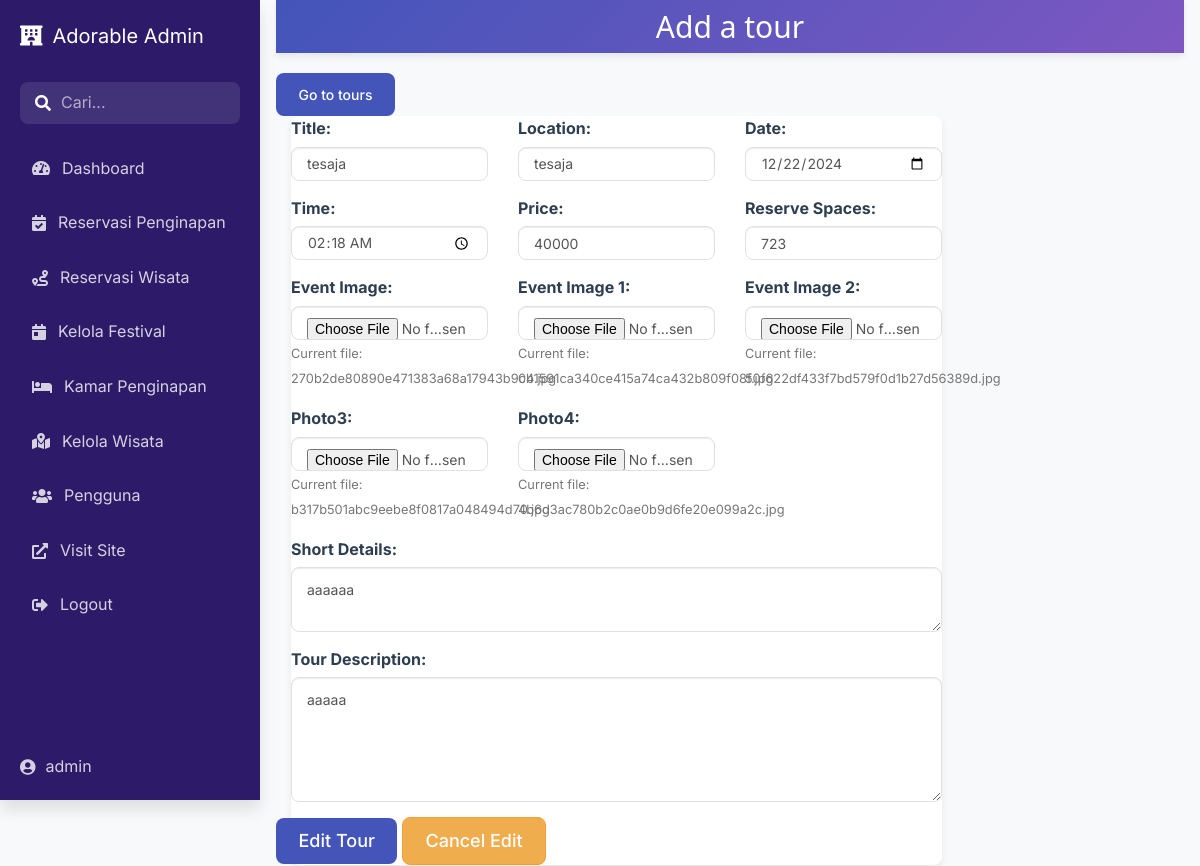
/admin/add_tour.php?edit=24, run on the app's committed database.
### tables this page shows
CREATE TABLE `tourism` (
  `id` int(11) NOT NULL,
  `title` varchar(255) NOT NULL,
  `photo` text NOT NULL,
  `photo1` text NOT NULL,
  `photo2` text NOT NULL,
  `photo3` text NOT NULL,
  `photo4` text NOT NULL,
  `location` varchar(255) NOT NULL,
  `details` text NOT NULL,
  `details2` text NOT NULL,
  `date` date NOT NULL,
  `time` time NOT NULL,
  `price` varchar(255) NOT NULL,
  `reservations` int(11) NOT NULL
);

### admin/add_tour.php (the view, shortened to what this page needs)
<?php
require_once $_SERVER['DOCUMENT_ROOT'].'/ht/core/core.php';
function sanitize($input) {
    global $db;
    if(!empty($input) && is_string($input)) {
        $input = trim($input);
        $input = strip_tags($input);
        return mysqli_real_escape_string($db, $input);
    }
    return $input;
}
if (isset($_GET['edit'])) {
    $toEditID = sanitize($_GET['edit']);
    $stmt = $db->prepare("SELECT * FROM tourism WHERE id = ?");
    $stmt->bind_param("i", $toEditID);
    $stmt->execute();
    $result = $stmt->get_result();
    $rows = $result->fetch_assoc();
}
include 'includes/header.php';
include 'includes/navigation.php';
?>
<div class="w3-container w3-main" style="margin-left:260px;">
    <header class="w3-container w3-purple" style="margin-bottom: 20px;">
        <h2 class="text-center">Add a tour</h2>
    </header>
    <div class="container-fluid py-4">
        <div class="row mb-4">
            <div class="col-12">
                <a href="tours.php" class="btn btn-primary float-end">Go to tours</a>
            </div>
        </div>
        <div class="row">
            <div class="col-md-9">
                <div class="card">
                    <div class="card-body">
                        <form class="form" method="POST" action="" enctype="multipart/form-data">
                            <div class="row">
                                <div class="col-md-4 form-group mb-3">
                                    <label class="form-label">Title:</label>
                                    <input type="text" name="topic" value="<?=(isset($toEditID))?$rows['title']:''?>" class="form-control" placeholder="event topic">
                                </div>
                                <div class="col-md-4 form-group mb-3">
                                    <label class="form-label">Location:</label>
                                    <input type="text" name="venue" value="<?=(isset($toEditID))?$rows['location']:''?>" class="form-control" placeholder="venue">
                                </div>
                                <div class="col-md-4 form-group mb-3">
                                    <label class="form-label">Date:</label>
                                    <input type="date" name="date" value="<?=(isset($toEditID))?$rows['date']:''?>" class="form-control">
                                </div>
                            </div>
                            <div class="row">
                                <div class="col-md-4 form-group mb-3">
                                    <label class="form-label">Time:</label>
                                    <input type="time" name="time" value="<?=(isset($toEditID))?$rows['time']:''?>" class="form-control">
                                </div>
                                <div class="col-md-4 form-group mb-3">
                                    <label class="form-label">Price:</label>
                                    <input type="text" name="price" value="<?=(isset($toEditID))?$rows['price']:''?>" class="form-control">
                                </div>
                                <div class="col-md-4 form-group mb-3">
                                    <label class="form-label">Reserve Spaces:</label>
                                    <input type="number" name="reservations" value="<?=(isset($toEditID))?$rows['reservations']:''?>" class="form-control">
                                </div>
                            </div>
                            <div class="row">
                                <div class="col-md-4 form-group mb-3">
                                    <label class="form-label">Event Image:</label>
                                    <input type="file" class="form-control" name="file" id="file">
                                    <?php if(isset($toEditID) && $rows['photo'] != ''): ?>
                                        <small class="text-muted">Current file: <?=basename($rows['photo'])?></small>
                                    <?php endif; ?>
                                </div>
                                <div class="col-md-4 form-group mb-3">
                                    <label class="form-label">Event Image 1:</label>
                                    <input type="file" class="form-control" name="file1" id="file1">
                                    <?php if(isset($toEditID) && $rows['photo1'] != ''): ?>
                                        <small class="text-muted">Current file: <?=basename($rows['photo1'])?></small>
                                    <?php endif; ?>
                                </div>
                                <div class="col-md-4 form-group mb-3">
                                    <label class="form-label">Event Image 2:</label>
                                    <input type="file" class="form-control" name="file2" id="file2">
                                    <?php if(isset($toEditID) && $rows['photo2'] != ''): ?>
                                        <small class="text-muted">Current file: <?=basename($rows['photo2'])?></small>
                                    <?php endif; ?>
                                </div>
                            </div>
                            <div class="row">
                                <div class="col-md-4 form-group mb-3">
                                    <label class="form-label">Photo3:</label>
                                    <input type="file" class="form-control" name="file3" id="file3">
                                    <?php if(isset($toEditID) && $rows['photo3'] != ''): ?>
                                        <small class="text-muted">Current file: <?=basename($rows['photo3'])?></small>
                                    <?php endif; ?>
                                </div>
                                <div class="col-md-4 form-group mb-3">
                                    <label class="form-label">Photo4:</label>
                                    <input type="file" class="form-control" name="file4" id="file4">
                                    <?php if(isset($toEditID) && $rows['photo4'] != ''): ?>
                                        <small class="text-muted">Current file: <?=basename($rows['photo4'])?></small>
                                    <?php endif; ?>
                                </div>
                            </div>
                            <div class="row">
                                <div class="col-md-12 form-group mb-3">
                                    <label class="form-label">Short Details:</label>
                                    <textarea name="sdetails" class="form-control" rows="2"><?=(isset($toEditID))?$rows['details']:''?></textarea>
                                </div>
                            </div>
                            <div class="row mb-4">
                                <div class="col-md-12 form-group">
                                    <label class="form-label">Tour Description:</label>
                                    <textarea name="sdetails2" class="form-control" rows="5"><?=(isset($toEditID))?$rows['details2']:''?></textarea>
                                </div>
                            </div>
                            <div class="row">
                                <div class="col-12">
                                    <button type="submit" name="<?=(isset($toEditID))?'update':'add'?>" class="btn btn-primary btn-lg w-100 mb-2">
                                        <?=(isset($toEditID))?'Edit Tour':'Add Tour'?>
                                    </button>
                                    <?php if(isset($toEditID)): ?>
                                        <a href="add_tour.php?cancelEdit=<?=$toEditID?>" class="btn btn-warning btn-lg w-100">
                                            Cancel Edit
                                        </a>
                                    <?php endif; ?>
                                </div>
                            </div>
                        </form>
                    </div>
                </div>
            </div>
        </div>
    </div>
</div>
</body>
</html>
</body>
</html>

### admin/css/w3.css (style rules this page uses)
* { -webkit-box-sizing:border-box;-moz-box-sizing:border-box;box-sizing:border-box }
html { -ms-text-size-adjust:100%;-webkit-text-size-adjust:100% }
article,aside,details,figcaption,figure,footer,header,hgroup,main,menu,nav,section,summary { display:block }
a { -webkit-tap-highlight-color:transparent;background-color:transparent }
small { font-size:80% }
button,input,optgroup,select,textarea { color:inherit;font:inherit;margin:0 }
button { overflow:visible }
button,select { text-transform:none }
button,html input[type=button],input[type=reset],input[type=submit] { -webkit-appearance:button;cursor:pointer }
pre,textarea { overflow:auto }
html,body { font-family:Verdana,sans-serif;font-size:15px;line-height:1.5 }
h1,h2,h3,h4,h5,h6,.w3-slim,.w3-wide { font-family:"Segoe UI",Arial,sans-serif }
h2 { font-size:30px }
h1,h2,h3,h4,h5,h6 { font-weight:400;margin:10px 0 }
a { color:inherit }
.w3-main { transition:margin-left .4s }
.w3-container:after,.w3-row:after,.w3-row-padding:after,.w3-topnav:after,.w3-clear:after,.w3-btn-group:before,.w3-btn-group:after { content:"";display:table;clear:both }
.w3-container { padding:0.01em 16px }
.w3-purple,.w3-hover-purple:hover { color:#fff !important;background-color:#9c27b0 !important }

### admin/add_event.css (style rules this page uses)
* { margin: 0; padding: 0; box-sizing: border-box; }

### admin/includes/header.php (style rules this page uses)
:root { --primary-color: #4355b9; --secondary-color: #6576cb; --accent-color: #7e57c2; --background-color: #f8f9fa; --surface-color: #ffffff; --text-primary: #2c3e50; --text-secondary: #636e72; --success-color: #2ecc71; --warning-color: #f1c40f; --error-color: #e74c3c; --border-radius: 8px; --shadow-sm: 0 2px 4px rgba(0,0,0,0.05); --shadow-md: 0 4px 6px rgba(0,0,0,0.07); --shadow-lg: 0 10px 15px rgba(0,0,0,0.1); }
.card { background: var(--surface-color); border-radius: var(--border-radius); box-shadow: var(--shadow-md); border: none; transition: transform 0.2s ease, box-shadow 0.2s ease; }
.form-control { border-radius: var(--border-radius); border: 1px solid #e1e1e1; padding: 0.75rem 1rem; transition: all 0.3s ease; }
.btn { border-radius: var(--border-radius); padding: 0.75rem 1.5rem; font-weight: 500; transition: all 0.3s ease; }
.btn-primary { background: var(--primary-color); border: none; }
.w3-purple { background: linear-gradient(135deg, var(--primary-color), var(--accent-color)) !important; color: white; box-shadow: var(--shadow-md); }

### data on the page
tourism: topic "tesaja", venue "tesaja", date "12/22/2024", time "02:18:00", price "40000", reservations "723", photo "270b2de80890e471383a68a17943b9c4.jpg", photo1 "0b1591ca340ce415a74ca432b809f08f.jpg", photo2 "50f622df433f7bd579f0d1b27d56389d.jpg", photo3 "b317b501abc9eebe8f0817a048494d70.jpg", photo4 "4b6d3ac780b2c0ae0b9d6fe20e099a2c.jpg", sdetails "aaaaaa", sdetails2 "aaaaa"
